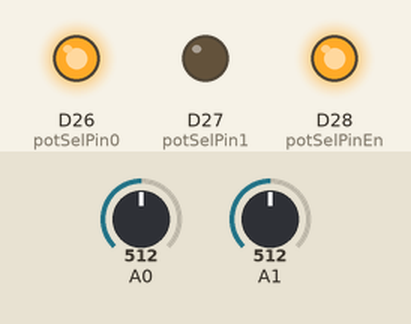
Bench run of a sketch on a simulated Arduino Due. Shown: output pins drawn as LEDs (lit = HIGH). The inputs (shaded band) are chosen by the test bench; at power-on: A0 = 512, A1 = 512 (analog values on the 0–1023 scale). What the sketch prints to the serial monitor is not drawn.

Above: at 0.1 s.
Timing chart, 0 to 1.6 s (numbered marks = the images above):
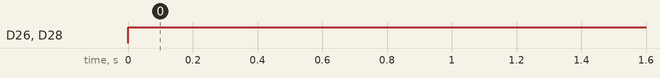

Measured:
- by itself, D26 (potSelPin0), D28 (potSelPinEn): LOW → HIGH at 0.00 s

The sketch:

test_pot_read.ino
```cpp
const int potSelPin0 = 26;
const int potSelPin1 = 27;
const int potSelPinEn = 28;

long int val1;
long int val2;

void setup() {
  // put your setup code here, to run once:
  pinMode(potSelPin0, OUTPUT);
  pinMode(potSelPin1, OUTPUT);
  pinMode(potSelPinEn, OUTPUT);

  analogReadResolution(12);

  Serial.begin(9600);
}

void loop() {
  // put your main code here, to run repeatedly:


  digitalWrite(potSelPin0, LOW);
  digitalWrite(potSelPin1, LOW);
  digitalWrite(potSelPinEn, HIGH);
  //delay(10);

  val1 = analogRead(A0);
  val2 = analogRead(A1);

  Serial.print(val1);
  Serial.print(',');
  Serial.print(val2);
  Serial.print(',');


  digitalWrite(potSelPin0, HIGH);
  digitalWrite(potSelPin1, LOW);
  digitalWrite(potSelPinEn, HIGH);
  //delay(10);

  val1 = analogRead(A0);
  val2 = analogRead(A1);

  Serial.print(val1);
  Serial.print(',');
  Serial.print(val2);
  Serial.print(',');


  Serial.println();

  delay(100);


}
```
